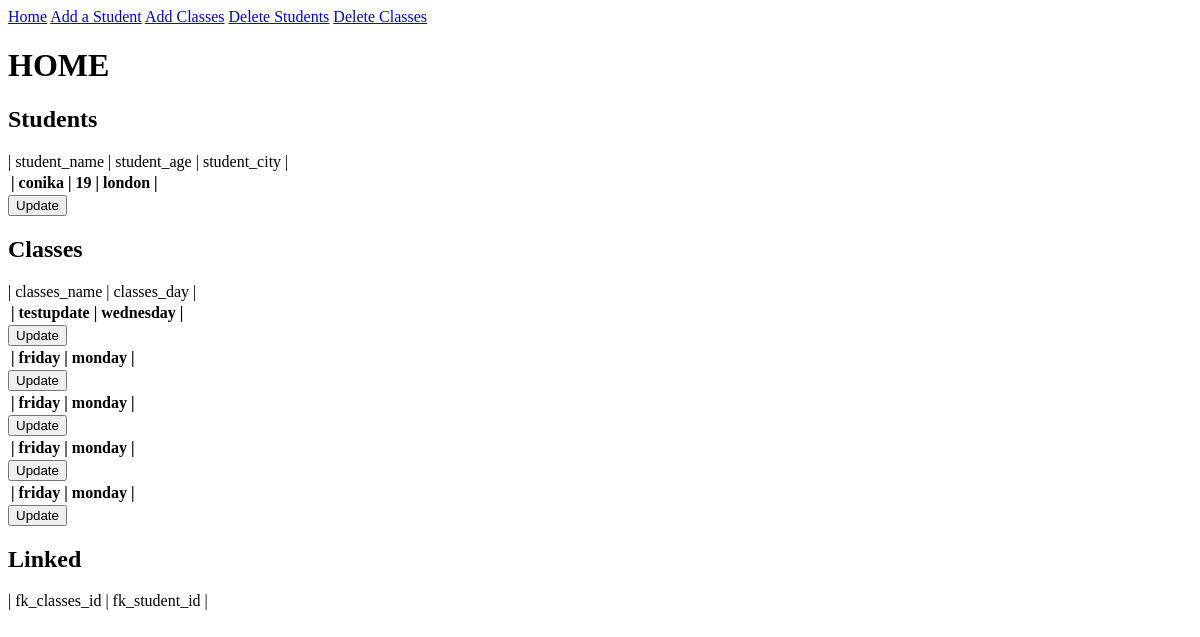
Before: / with the older database file.
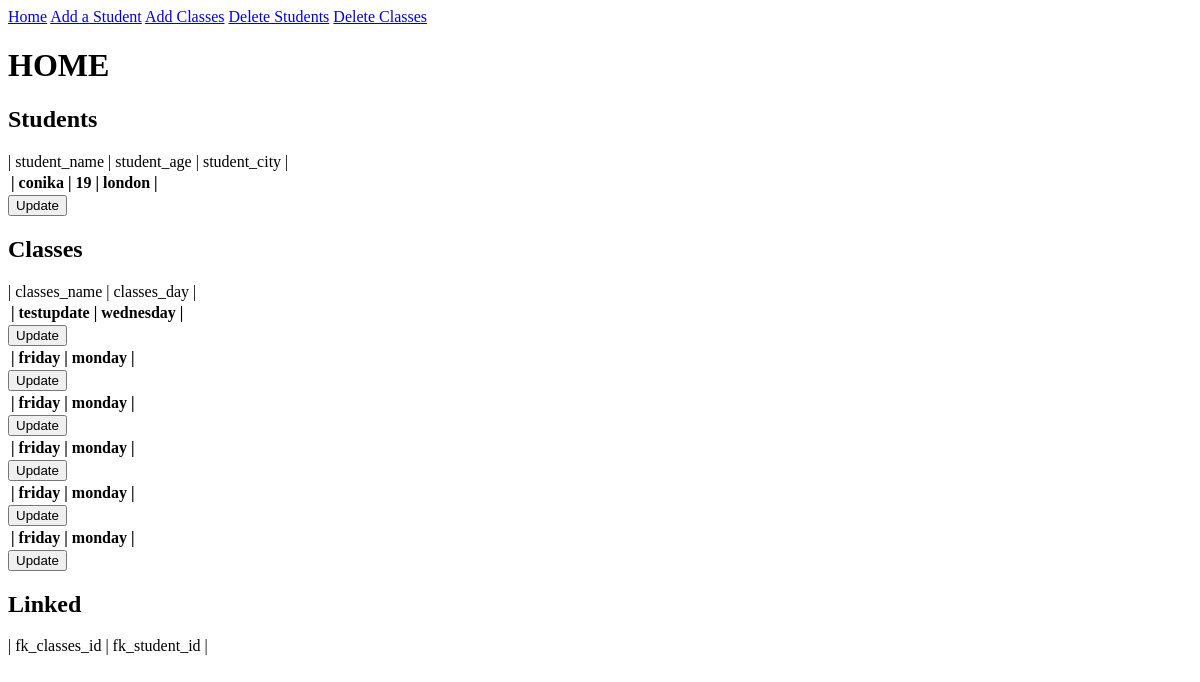
After: the same page with the newer database file.
### application/models.py (models this page shows)
class Student(db.Model):
    id = db.Column(db.Integer, primary_key=True)
    student_name = db.Column(db.String(100), nullable=False)
    student_age = db.Column(db.String(12), nullable=False)
    student_city = db.Column(db.String(40), nullable=False)
    linkedstudent = db.relationship('Linked', backref='student')

class Classes(db.Model):
    id = db.Column(db.Integer, primary_key=True)
    classes_name = db.Column(db.String(50), unique=False, nullable=False)
    classes_day = db.Column(db.String(10), nullable=False)
    linkedclass = db.relationship('Linked', backref='classes')

### application/routes.py (the view)
@app.route('/')
def home():
    allStudents = Student.query.all()
    allClasses = Classes.query.all()
    allLinked = Linked.query.all()
    return render_template('home.html', allStudents=allStudents, allClasses=allClasses, allLinked=allLinked)

### application/templates/home.html (shortened to what this page needs)
{% extends 'layout.html' %}
{% block body %}
<h1>HOME</h1>
<h2>Students</h2>
| student_name | student_age | student_city |
{% for student in allStudents %}
<div>
<table>
<tr>
<th>| {{ student.student_name }} | {{ student.student_age }} | {{ student.student_city }} |</th>
</tr>
</table>
<form action="{{ url_for('updateStudentInfo', id=student.id) }}">
    <input type=submit value="Update">
    </form>
{% endfor %}
<h2>Classes</h2>
| classes_name | classes_day |
{% for classes in allClasses %}
<div>
<table>
<tr>
<th>| {{ classes.classes_name }} | {{ classes.classes_day }} |</th>
</tr>
</table>
<form action="{{ url_for('updateClassesInfo', id=classes.id) }}">
    <input type=submit value="Update">
    </form>
{% endfor %}
<h2>Linked</h2>
| fk_classes_id | fk_student_id |
{% endblock body %}

### application/templates/layout.html (shortened to what this page needs)
<!DOCTYPE html>
<html lang="en">
<head>
</head>
<body>
<div class="navbar">
<a href="{{url_for('home')}}">Home</a>
<a href="{{url_for('addStudent')}}">Add a Student</a>
<a href="{{url_for('addClasses')}}">Add Classes</a>
<a href="{{url_for('deleteStudent')}}">Delete Students</a>
<a href="{{url_for('deleteClasses')}}">Delete Classes</a>
</div>
{% block body %}
{% endblock body %}
</body>
</html>

Changed rows visible on the page:
added Classes: classes_name "friday", classes_day "monday"
